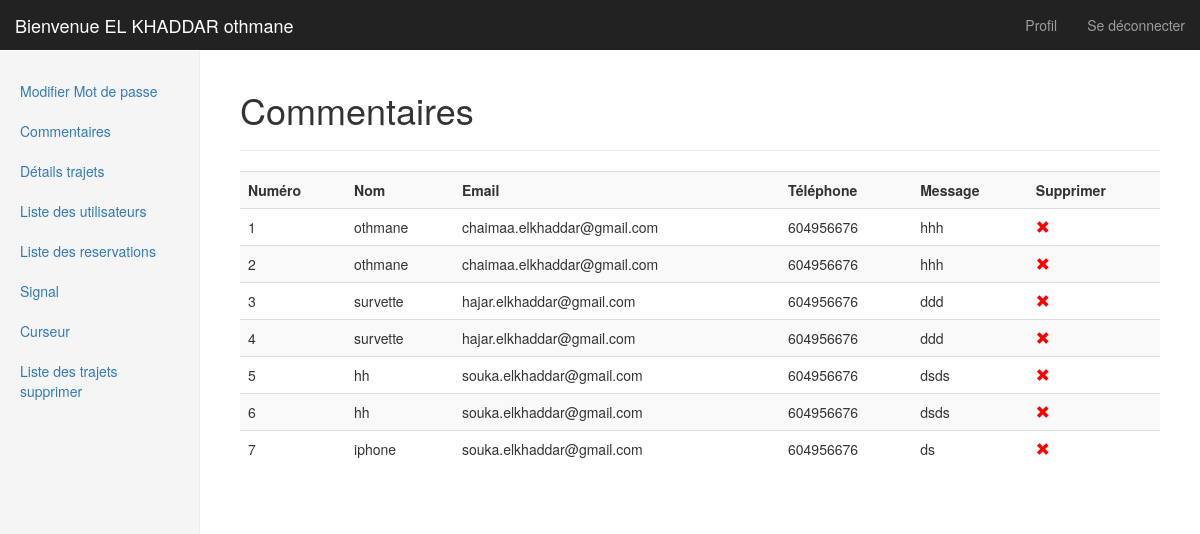
The page /admin/tableau de bord.php?option=feedback (signed in) on the database its author committed.
### tables this page shows
CREATE TABLE IF NOT EXISTS `feedback` (
  `id_commentaire` int(10) NOT NULL AUTO_INCREMENT,
  `nom_utilisateur` varchar(100) NOT NULL,
  `email_utilisateur` varchar(100) NOT NULL,
  `telephone_utilisateur` bigint(20) NOT NULL,
  `message` varchar(255) NOT NULL,
  PRIMARY KEY (`id_commentaire`)
);

### admin/commentaires.php (the view, shortened to what this page needs)
<table class="table table-striped table-hover">
	<h1>Commentaires</h1><hr>
	<tr>
		<th>Numéro</th>
		<th>Nom</th>
		<th>Email</th>
		<th>Téléphone</th>
		<th>Message</th>
		<th>Supprimer</th>
	</tr>
<?php
$i=1;
$sql=mysqli_query($con,"select * from feedback");
while($res=mysqli_fetch_assoc($sql))
{
$id=$res['id_commentaire'];
?>
<tr>
		<td><?php echo $i;$i++; ?></td>
		<td><?php echo $res['nom_utilisateur']; ?></td>
		<td><?php echo $res['email_utilisateur']; ?></td>
		<td><?php echo $res['telephone_utilisateur']; ?></td>
		<td><?php echo $res['message']; ?></td>
		<td><a href="#"onclick="delFeedback('<?php echo $id; ?>')"><span class="glyphicon glyphicon-remove"style='color:red'></span></a></td>
	</tr>
<?php
}
?>
</table>

### admin/tableau de bord.css (style rules this page uses)
body { padding-top: 50px; }

### rows shown on the page
feedback: nom_utilisateur "othmane", email_utilisateur "chaimaa.elkhaddar@gmail.com", telephone_utilisateur "604956676", message "hhh"
feedback: nom_utilisateur "othmane", email_utilisateur "chaimaa.elkhaddar@gmail.com", telephone_utilisateur "604956676", message "hhh"
feedback: nom_utilisateur "survette", email_utilisateur "hajar.elkhaddar@gmail.com", telephone_utilisateur "604956676", message "ddd"
feedback: nom_utilisateur "survette", email_utilisateur "hajar.elkhaddar@gmail.com", telephone_utilisateur "604956676", message "ddd"
feedback: nom_utilisateur "hh", email_utilisateur "souka.elkhaddar@gmail.com", telephone_utilisateur "604956676", message "dsds"
feedback: nom_utilisateur "hh", email_utilisateur "souka.elkhaddar@gmail.com", telephone_utilisateur "604956676", message "dsds"
feedback: nom_utilisateur "iphone", email_utilisateur "souka.elkhaddar@gmail.com", telephone_utilisateur "604956676", message "ds"

### other values the page prints
$admin_name "EL KHADDAR othmane"
